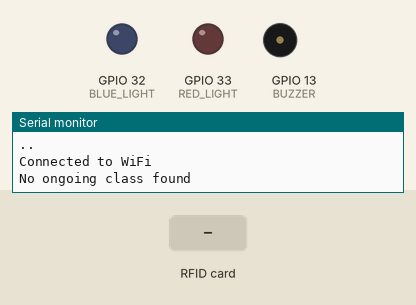
Simulated run of this sketch. Board: ESP32. Parts: output pins drawn as LEDs (lit = HIGH), buzzer (waves = sounding), the last lines printed to the serial monitor. Inputs (shaded band) come from the test bench. WiFi joins after 1.5 s; servers stay silent unless stated; the local clock reads 2024-03-15 10:24:30 at power-on unless the sketch sets it; no MQTT or app messages arrive unless stated; pins used as bus, display or sensor lines are not drawn.

Above: at 3.2 s.
3.3 s: RFID card 5E 7A 19 C4 held to the reader
At 3.9 s:
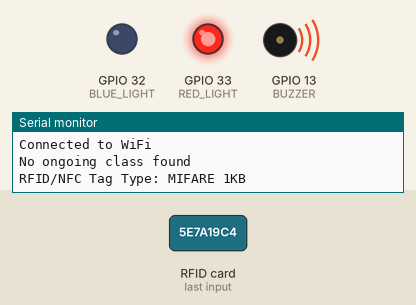
Timing chart, 0 to 6.3 s (numbered marks = the images above; inputs shaded):
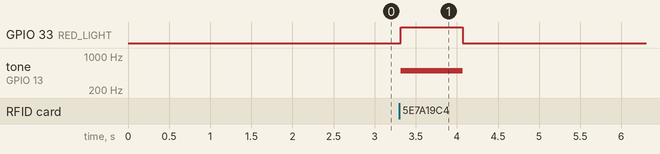

Measured:
- after the input at 3.3 s, GPIO 33 (RED_LIGHT): LOW → HIGH at once, → LOW 0.75 s later; tone on GPIO 13 (BUZZER): silent → 500 Hz at once, → silent 0.75 s later

The sketch:

main.ino
```cpp
#include <Arduino.h>
#include "Service.ino"
#include "NFC.ino"
#include "Signal.ino"
Service myServ;
WiFiClient wifiClient;
PubSubClient client(wifiClient);

void setup()
{
  const char *SCHOOL_NET_NAME = "Cegeplabs";
  const char *HOME_NET_NAME = "Otter";
  const char *SCHOOL_PWD = "Cegepdept";
  const char *HOME_PWD = "123456789";

  initializeService(&myServ, HOME_NET_NAME, HOME_PWD);
  nfc_init();
  signal_setup();
}
void loop()
{
  if(!client.connected()){
    connectToBroker(client, &myServ);
  }

  if (isCardPresent() && canReadUID())
  {
    processCard();
  }

}

void processCard()
{
  displayCardType();

  String result = readData();
  if (isMessageValid(result) && isclassGoingOn(&myServ))
  {
    handleSuccess(result);
  }
  else
  {
    handleFailure();
  }
  resetLeds();
  halt();
  delay(1000);
}

void handleSuccess(String result)
{
  successSignal();
  publishData(result.c_str());
  delay(750);
}

void handleFailure()
{
  failureSignal();
  delay(750);
}

void publishData(const char *message)
{
  const char *t = getTopic(&myServ);

  Serial.println(t);
  Serial.println(message);
  client.publish(t, message);
}

bool isMessageValid(String result)
{
  return !result.equals("");
}
```

Course.ino
```cpp
#ifndef COURSE_H
#define COURSE_H

#include <Arduino.h>

typedef struct
{
    const char *name;
    int weekDay;
    int startingHour;
    int endHour;
} Course;

int getStartingHour(Course *course)
{
    return course->startingHour;
}

int getEndHour(Course *course)
{
    return course->endHour;
}

int getWeekDay(Course *course)
{
    return course->weekDay;
}

const char *getClassName(Course *course)
{
    return course->name;
}

#endif
```

NFC.ino
```cpp
#ifndef NFC_H
#define NFC_H

#include "Arduino.h"
#include "Service.ino"
#include "Signal.ino"
#include <MFRC522.h>
#include "SPI.h"

void nfc_init();
boolean isCardPresent();
boolean canReadUID();
boolean operationFailed();
void displayCardType();
String readData();
int readBlock(int blockNumber, byte arrayAddress[]);
String parseNDEFMessage(byte *data, int length);
void halt();
bool operationFailed();

const int SS_PIN = 5;
const int RST_PIN = 2;
const int SCK_PIN = 18;
const int MOSI_PIN = 23;
const int MISO_PIN = 19;

MFRC522 RFID(SS_PIN, RST_PIN);
MFRC522::StatusCode status;
MFRC522::MIFARE_Key key;


byte blockAddr = 4;
byte readbackblock[18];

void nfc_init()
{
    SPI.begin();
    RFID.PCD_Init();
    for (byte i = 0; i < 6; i++)
    {
        key.keyByte[i] = 0xFF; // Default key for MIFARE Classic
    }
}

boolean isCardPresent()
{
    return RFID.PICC_IsNewCardPresent();
}
boolean canReadUID()
{
    return RFID.PICC_ReadCardSerial();
}
void displayCardType()
{
    MFRC522::PICC_Type piccType = RFID.PICC_GetType(RFID.uid.sak);

    Serial.print("RFID/NFC Tag Type: ");
    Serial.println(RFID.PICC_GetTypeName(piccType));
}

String readData()
{
    int numberOfBlocks = 2;

    byte combinedBuffer[numberOfBlocks * 16];
    for (int i = 0; i < numberOfBlocks; i++)
    {
        if (readBlock(blockAddr + i, combinedBuffer + (i * 16)) != 0)
        {
            Serial.print("Failed to read block ");
            Serial.println(blockAddr + i);
            return "";
        }
    }

    String message = parseNDEFMessage(combinedBuffer, sizeof(combinedBuffer));

    if (message.length() > 7)
    {
        return "";
    }


    return message;
}

String parseNDEFMessage(byte *data, int length)
{
    // Check if data starts with NDEF TLV type
    if (data[2] != 0x03)
    {
        return "Invalid NDEF message!";
    }

    int ndefLength = data[3]; // Length of NDEF message
    if (ndefLength + 4 > length)
    {
        return "NDEF length mismatch!";
    }

    // Extract NDEF record
    byte recordHeader = data[4];
    if ((recordHeader & 0xD0) != 0xD0)
    { // Ensure it's an NDEF record
        return "Unsupported NDEF record!";
    }

    byte typeLength = data[5];
    byte payloadLength = data[6];
    byte langLength = data[7 + typeLength]; // Language code length

    if (payloadLength <= langLength)
    {
        return "Invalid payload length!";
    }

    // Extract Payload
    int actualPayloadLength = payloadLength - langLength;
    char payload[actualPayloadLength]; // +1 for null-terminator
    memcpy(payload, &data[8 + typeLength + langLength], actualPayloadLength);
    payload[actualPayloadLength] = '\0'; // Add null-terminator
    String res;
    // Debugging: Print raw payload data
    for (int i = 0; i < actualPayloadLength - 1; i++)
    {
        res += payload[i];
    }

    return String(res);
}


int readBlock(int blockNumber, byte arrayAddress[])
{
    int largestModulo4Number = blockNumber / 4 * 4;
    int trailerBlock = largestModulo4Number + 3; // determine trailer block for the sector

    // authentication of the desired block for access
    status = RFID.PCD_Authenticate(MFRC522::PICC_CMD_MF_AUTH_KEY_B, trailerBlock, &key, &(RFID.uid));

    if (status != MFRC522::STATUS_OK)
    {
        Serial.print("Authentication failed: ");
        Serial.println(RFID.GetStatusCodeName(status));
        return 3; // Error
    }

    byte buffersize = 18;
    status = RFID.MIFARE_Read(blockNumber, arrayAddress, &buffersize);
    if (status != MFRC522::STATUS_OK)
    {
        return 4;
    }
    return 0;
}

void halt()
{
    RFID.PICC_HaltA();
    RFID.PCD_StopCrypto1();
}
bool operationFailed()
{
    return status != MFRC522::STATUS_OK;
}

#endif
```

Service.ino
```cpp
#ifndef SERVICE_H
#define SERVICE_H

#include "Arduino.h"
#include <WiFi.h>
#include <PubSubClient.h>
#include <time.h>
#include "Course.ino"
#include <ESP32Time.h>

const char *NO_CLASS_MESSAGE = "No ongoing class found";
const int MAX_CLASSES = 2;
const int BUFFER_SIZE = 256;

typedef struct
{
    const char *ssid;
    const char *password;
    Course classes[MAX_CLASSES];
} Service;

// Function declarations
void connectToNetwork(const char *ssid, const char *password);
void connectToBroker(PubSubClient &client, Service *service);
void subscribe(PubSubClient &client, const char *topic);
bool isclassGoingOn(Service *service);
const char *getTopic(Service *service);
bool isOngoingClass(int index, Service *service);
bool isInClassRange(Course &course, int currentHour);
bool isSameDay(Course &course, int weekDay);
int getCurrentWeekDay();
int getCurrentHour();
void handleConnectionError();
void initializeService(Service *service, const char *ssid, const char *password);

void initializeService(Service *service, const char *ssid, const char *password)
{
    service->classes[0] = {"IOT", 2, 4, 23};

    connectToNetwork(ssid, password);
    configTime((3600 * (-5)), 3600, "pool.ntp.org");
}

void connectToNetwork(const char *ssid, const char *password)
{
    Serial.begin(9600);
    WiFi.begin(ssid, password);
    while (WiFi.status() != WL_CONNECTED)
    {
        Serial.print(".");
        delay(1000);
    }
    Serial.println("\nConnected to WiFi");
}

void connectToBroker(PubSubClient &client, Service *service)
{
    const char *esp_id = "C1201_Card_Scanner";
    const char *domain = "35.183.155.93";
    const char *username = "ecosystem-connecte";
    const char *password = "Omega123*";

    while (!client.connected())
    {
        client.setServer(domain, 1883);
        if (client.connect(esp_id, username, password))
        {
            const char *topic = getTopic(service);
            if (isclassGoingOn(service))
            {
                subscribe(client, topic);
            }
            Serial.println(topic);
        }
        else
        {
            handleConnectionError();
        }
    }
}

bool isclassGoingOn(Service *service)
{
    const char *topic = getTopic(service);
    return strcmp(topic, NO_CLASS_MESSAGE) != 0;
}

void subscribe(PubSubClient &client, const char *topic)
{
    client.subscribe(topic);
    Serial.println("Subscribed to topic");
}

void handleConnectionError()
{
    Serial.println("Connection to broker failed. Retrying...");
    delay(5000);
}

const char *getTopic(Service *service)
{
    static char buffer[BUFFER_SIZE];
    for (int i = 0; i < MAX_CLASSES; i++)
    {
        if (isOngoingClass(i, service))
        {
            snprintf(buffer, BUFFER_SIZE, "C1201/%s", getClassName(&service->classes[i]));
            return buffer;
        }
    }
    return NO_CLASS_MESSAGE;
}

bool isOngoingClass(int index, Service *service)
{
    if (index < 0 || index >= MAX_CLASSES)
        return false;
    return isInClassRange(service->classes[index], getCurrentHour()) &&
           isSameDay(service->classes[index], getCurrentWeekDay());
}

bool isInClassRange(Course &course, int currentHour)
{
    return getStartingHour(&course) <= currentHour && getEndHour(&course) > currentHour;
}

bool isSameDay(Course &course, int weekDay)
{
    return weekDay == getWeekDay(&course);
}

int getCurrentWeekDay()
{
    time_t currentTime = time(0);
    struct tm *now = localtime(&currentTime);
    if (now == nullptr)
        return -1;
    return now->tm_wday;
}

int getCurrentHour()
{
    time_t currentTime = time(0);
    struct tm *now = localtime(&currentTime);
    if (now == nullptr)
        return -1;
    return now->tm_hour;
}

#endif
```

Signal.ino
```cpp
#ifndef SIGNAL_H
#define SIGNAL_H

#include <Arduino.h>

const int BLUE_LIGHT = 32;
const int RED_LIGHT = 33;
const int BUZZER = 13;

void signal_setup();
void playSound(int freq);
void resetLeds();
void successSignal();
void failureSignal();

void signal_setup()
{
    ledcSetup(0, 2000, 8);

    pinMode(BLUE_LIGHT, OUTPUT);
    pinMode(RED_LIGHT, OUTPUT);
    pinMode(BUZZER, OUTPUT);
}

void resetLeds()
{
    digitalWrite(BLUE_LIGHT, LOW);
    digitalWrite(RED_LIGHT, LOW);
    digitalWrite(BUZZER, LOW);
}

void successSignal()
{
    digitalWrite(BLUE_LIGHT, HIGH);
    playSound(2500);
}
void failureSignal()
{
    digitalWrite(RED_LIGHT, HIGH);
    playSound(500);
}

void playSound(int freq)
{
    digitalWrite(BUZZER, HIGH);
    tone(BUZZER, freq, 750);
}

#endif
```
